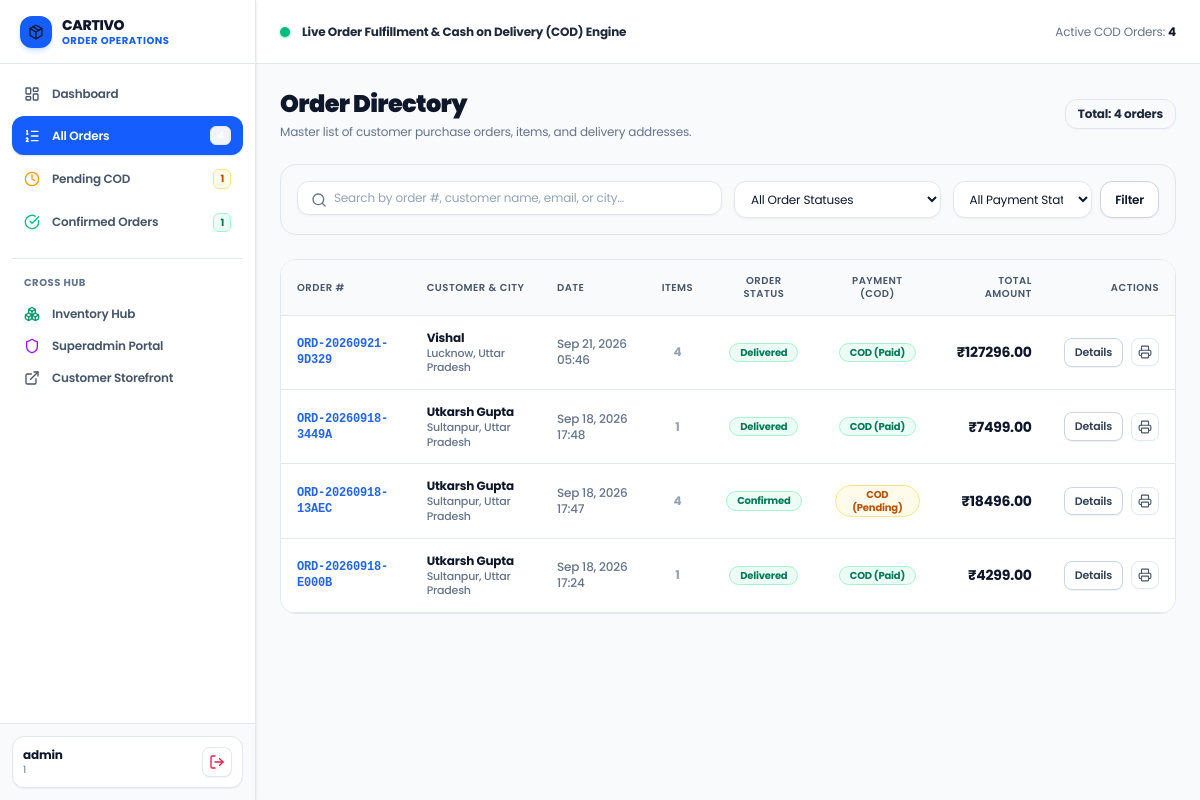
The page /orders/manage/all/ (signed in) on the database as committed earlier.
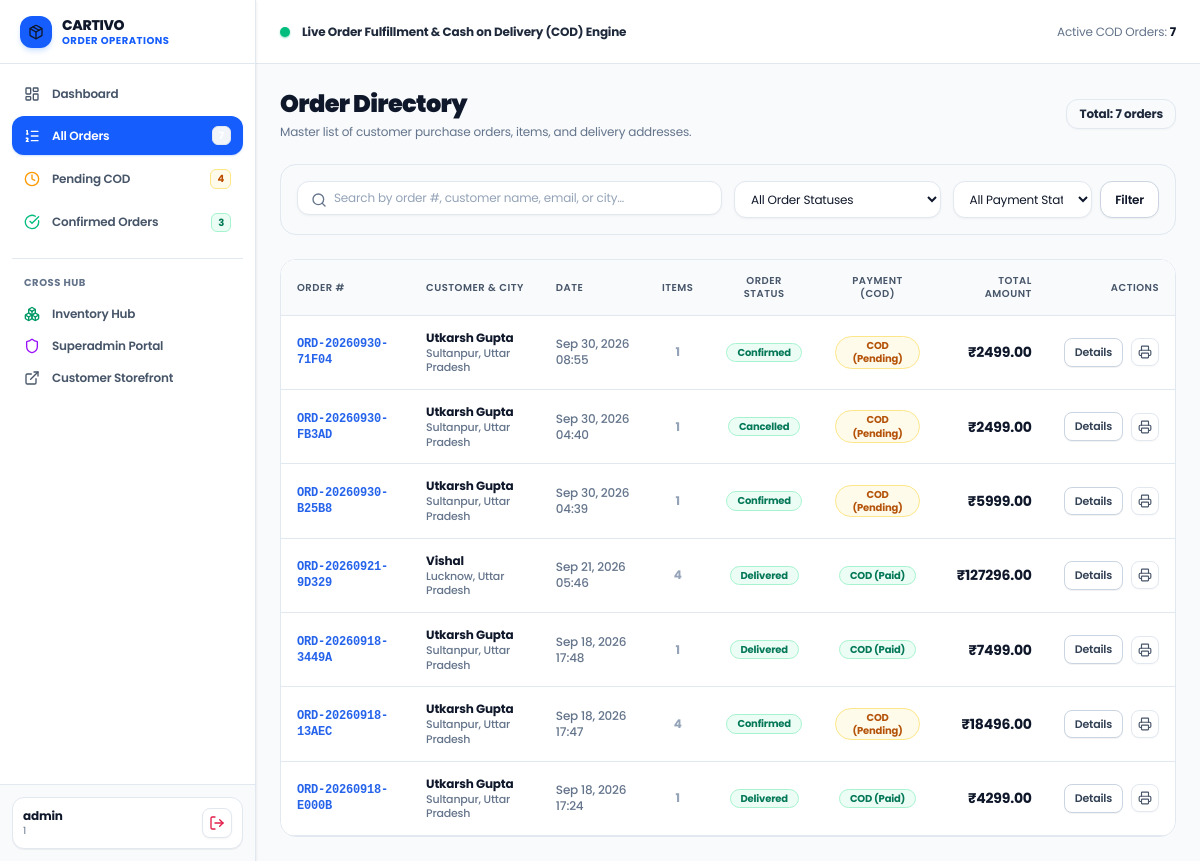
The same page on the database as committed later.
### apps/orders/models.py (models this page shows, shortened)
class Order(models.Model):
    STATUS_CHOICES = [
        ('CONFIRMED', 'Confirmed'),
        ('PROCESSING', 'Processing & Packed'),
        ('READY_TO_PACK', 'Ready to Pack'),
        ('PACKED', 'Packed'),
        ('READY_TO_SHIP', 'Ready to Ship'),
        ('SHIPPED', 'Dispatched / In Transit'),
        ('OUT_FOR_DELIVERY', 'Out for Delivery'),
        ('DELIVERED', 'Delivered'),
        ('FAILED', 'Delivery Failed'),
        ('RETURNED', 'Returned'),
        ('CANCELLED', 'Cancelled'),
    ]
    PAYMENT_METHOD_CHOICES = [
        ('COD', 'Cash on Delivery'),
        ('RAZORPAY', 'Razorpay (Online Payment)'),
        ('UPI', 'Unified Payments Interface (UPI)'),
        ('CARD', 'Credit / Debit Card'),
        ('NET_BANKING', 'Net Banking'),
        ('WALLET', 'Digital Wallet'),
    ]
    PAYMENT_STATUS_CHOICES = [
        ('PENDING', 'Pending'),
        ('PAID', 'Paid'),
        ('FAILED', 'Failed'),
    ]
    order_number = models.CharField(
        max_length=50,
        unique=True,
        db_index=True,
        help_text="Human-readable unique order identifier (e.g. ORD-20260918-00001)"
    )
    user = models.ForeignKey(
        settings.AUTH_USER_MODEL,
        on_delete=models.PROTECT,
        related_name='orders'
    )
    cart = models.ForeignKey(
        'cart.Cart',
        null=True,
        blank=True,
        on_delete=models.SET_NULL,
        related_name='orders',
        help_text="Source shopping cart converted into this order"
    )
    shipping_address = models.ForeignKey(
        'accounts.Address',
        null=True,
        blank=True,
        on_delete=models.SET_NULL,
        related_name='orders_shipped'
    )
    shipping_name = models.CharField(max_length=150)
    shipping_phone = models.CharField(max_length=30, blank=True, default='')
    shipping_street_address = models.CharField(max_length=255)
    shipping_apartment = models.CharField(max_length=100, blank=True, default='')
    shipping_city = models.CharField(max_length=100)
    shipping_state = models.CharField(max_length=100)
    shipping_postal_code = models.CharField(max_length=20)
    shipping_country = models.CharField(max_length=100, default='United States')
    status = models.CharField(
        max_length=30,
        choices=STATUS_CHOICES,
        default='CONFIRMED',
        db_index=True
    )
    payment_method = models.CharField(
        max_length=30,
        choices=PAYMENT_METHOD_CHOICES,
        default='COD',
        db_index=True
    )
    payment_status = models.CharField(
        max_length=30,
        choices=PAYMENT_STATUS_CHOICES,
        default='PENDING',
        db_index=True
    )
    delivery_partner = models.CharField(
        max_length=120,
        blank=True,
        default='Cartivo Express Delivery',
        help_text="Designated logistics carrier"
    )
    tracking_number = models.CharField(
        max_length=80,
        blank=True,
        default='',
        help_text="Courier parcel tracking number"
    )
    tracking_url = models.URLField(
        max_length=500,
        blank=True,
        default='',
        help_text="Public courier parcel tracking link"
    )
    current_location = models.CharField(
        max_length=200,
        blank=True,
        default='',
        help_text="Current physical checkpoint location of the shipment"
    )
    estimated_delivery_date = models.CharField(
        max_length=80,
        blank=True,
        default='',
        help_text="Target delivery window / SLA"
    )
    delivered_at = models.DateTimeField(
        null=True,
        blank=True,
        help_text="Timestamp when order was delivered"
    )
    delivery_attempts = models.PositiveIntegerField(
        default=0,
        help_text="Number of delivery attempts made"
    )
    delivery_failure_reason = models.CharField(
        max_length=255,
        blank=True,
        default='',
        help_text="Internal failure reason if delivery fails"
    )
    cod_received_amount = models.DecimalField(
        max_digits=12,
        decimal_places=2,
        null=True,
        blank=True,
        help_text="Actual cash collected"
    )
    cod_collected_by = models.CharField(
        max_length=150,
        blank=True,
        default='',
        help_text="Staff or courier agent who collected cash"
    )
    internal_notes = models.TextField(
        blank=True,
        default='',
        help_text="Internal operational notes not visible to customer"
    )
    subtotal = models.DecimalField(max_digits=12, decimal_places=2, default=Decimal('0.00'))
    shipping_amount = models.DecimalField(max_digits=10, decimal_places=2, default=Decimal('0.00'))
    discount_amount = models.DecimalField(max_digits=10, decimal_places=2, default=Decimal('0.00'))
    tax_amount = models.DecimalField(max_digits=10, decimal_places=2, default=Decimal('0.00'))
    total_amount = models.DecimalField(max_digits=12, decimal_places=2, default=Decimal('0.00'))
    customer_notes = models.TextField(blank=True, default='')
    created_at = models.DateTimeField(auto_now_add=True, db_index=True)
    updated_at = models.DateTimeField(auto_now=True)
    class Meta:
        verbose_name = 'Order'
        verbose_name_plural = 'Orders'
        ordering = ['-created_at']
    @property
    def total_items_count(self) -> int:
        return sum(item.quantity for item in self.items.all())

class OrderItem(models.Model):
    order = models.ForeignKey(Order, on_delete=models.CASCADE, related_name='items')
    product = models.ForeignKey(
        'catalog.Product',
        null=True,
        blank=True,
        on_delete=models.SET_NULL,
        related_name='order_items'
    )
    variant = models.ForeignKey(
        'catalog.ProductVariant',
        null=True,
        blank=True,
        on_delete=models.SET_NULL,
        related_name='order_items'
    )
    sku = models.CharField(max_length=100, db_index=True)
    product_title = models.CharField(max_length=255)
    variant_name = models.CharField(max_length=200, blank=True, default='')
    unit_price = models.DecimalField(max_digits=10, decimal_places=2)
    quantity = models.PositiveIntegerField(default=1)
    subtotal = models.DecimalField(max_digits=12, decimal_places=2)
    created_at = models.DateTimeField(auto_now_add=True)
    class Meta:
        verbose_name = 'Order Item'
        verbose_name_plural = 'Order Items'
        ordering = ['created_at']

### apps/orders/views.py (the view, shortened to what this page needs)
# urls.py: path('manage/all/', views.orders_management_list_view, name='manage_list'),
def orders_management_list_view(request):
    if not _check_orders_access(request):
        messages.error(request, "Access restricted to Order Management Staff and Super Administrators.")
        return redirect('management:portal')
    context = _get_orders_staff_context(request, active_tab='all_orders')
    queryset = Order.objects.prefetch_related('items').order_by('-created_at')
    q = request.GET.get('q', '').strip()
    selected_status = request.GET.get('status', '').strip()
    if selected_status:
        queryset = queryset.filter(status=selected_status)
    selected_payment_status = request.GET.get('payment_status', '').strip()
    if selected_payment_status:
        queryset = queryset.filter(payment_status=selected_payment_status)
    total_count = queryset.count()
    paginator = Paginator(queryset, 15)
    page_number = request.GET.get('page', 1)
    page_obj = paginator.get_page(page_number)
    context.update({
        'page_obj': page_obj,
        'total_count': total_count,
        'q': q,
        'selected_status': selected_status,
        'selected_payment_status': selected_payment_status,
    })
    return render(request, 'orders/manage/order_list.html', context)

### templates/orders/manage/order_list.html (shortened to what the changed rows need)
{% extends 'orders/manage/orders_base.html' %}
{% block content %}
<div class="space-y-6 max-w-7xl mx-auto">
    <div class="flex flex-col sm:flex-row sm:items-center justify-between gap-4">
        <div>
            <h1 class="text-2xl font-black text-white tracking-tight">Order Directory</h1>
            <p class="text-xs text-slate-400 mt-1">Master list of customer purchase orders, items, and delivery addresses.</p>
        </div>
        <span class="text-xs font-bold text-slate-300 bg-slate-800 px-3 py-1.5 rounded-xl border border-slate-700">
            Total: {{ total_count }} orders
        </span>
    </div>
    <div class="rounded-2xl bg-[#0e1424] border border-slate-800/80 overflow-hidden">
        <div class="overflow-x-auto">
            <table class="w-full text-left text-xs">
                <thead>
                    <tr class="border-b border-slate-800 text-slate-400 font-bold uppercase tracking-wider text-[10px] bg-slate-900/60">
                        <th class="py-3.5 px-4">Order #</th>
                        <th class="py-3.5 px-4">Customer & City</th>
                        <th class="py-3.5 px-4">Date</th>
                        <th class="py-3.5 px-4 text-center">Items</th>
                        <th class="py-3.5 px-4 text-center">Order Status</th>
                        <th class="py-3.5 px-4 text-center">Payment (COD)</th>
                        <th class="py-3.5 px-4 text-right">Total Amount</th>
                        <th class="py-3.5 px-4 text-right">Actions</th>
                    </tr>
                </thead>
                <tbody class="divide-y divide-slate-800/60 font-medium">
                    {% for order in page_obj %}
                    <tr class="hover:bg-slate-900/40 transition-colors">
                        <td class="py-3.5 px-4 font-mono font-bold text-blue-400">
                            <a href="{% url 'orders:manage_detail' order.order_number %}" class="hover:underline">
                                {{ order.order_number }}
                            </a>
                        </td>
                        <td class="py-3.5 px-4">
                            <span class="text-white font-bold block">{{ order.shipping_name }}</span>
                            <span class="text-[11px] text-slate-400 block">{{ order.shipping_city }}, {{ order.shipping_state }}</span>
                        </td>
                        <td class="py-3.5 px-4 text-slate-400">
                            {{ order.created_at|date:"M d, Y H:i" }}
                        </td>
                        <td class="py-3.5 px-4 text-center font-bold text-slate-300">
                            {{ order.total_items_count }}
                        </td>
                        <td class="py-3.5 px-4 text-center">
                            <span class="inline-flex items-center gap-1 font-bold text-emerald-400 bg-emerald-500/10 px-2.5 py-0.5 rounded-full border border-emerald-500/20 text-[10px]">
                                {{ order.get_status_display }}
                            </span>
                        </td>
                        <td class="py-3.5 px-4 text-center">
                            <span class="inline-flex items-center gap-1 font-bold {% if order.payment_status == 'PAID' %}text-emerald-400 bg-emerald-500/10 border-emerald-500/20{% else %}text-amber-400 bg-amber-500/10 border-amber-500/20{% endif %} px-2.5 py-0.5 rounded-full border text-[10px]">
                                COD ({{ order.get_payment_status_display }})
                            </span>
                        </td>
                        <td class="py-3.5 px-4 text-right font-bold text-white text-sm">
                            ₹{{ order.total_amount }}
                        </td>
                        <td class="py-3.5 px-4 text-right">
                            <div class="inline-flex items-center gap-2">
                                <a href="{% url 'orders:manage_detail' order.order_number %}" class="px-2.5 py-1.5 rounded-lg bg-white hover:bg-slate-50 text-slate-700 hover:text-blue-600 border border-slate-300 hover:border-slate-400 transition-colors text-[11px] font-semibold shadow-2xs">
                                    Details
                                </a>
                                <a href="{% url 'orders:order_receipt' order.order_number %}" target="_blank" class="p-1.5 rounded-lg bg-white hover:bg-slate-50 text-slate-500 hover:text-slate-800 border border-slate-200 hover:border-slate-300 transition-colors shadow-2xs" title="Print Receipt">
                                    <i data-lucide="printer" class="w-3.5 h-3.5"></i>
                                </a>
                            </div>
                        </td>
                    </tr>
                    {% empty %}
                    <tr>
                        <td colspan="8" class="py-12 text-center text-slate-500 text-xs">
                            No orders found matching the filter criteria.
                        </td>
                    </tr>
                    {% endfor %}
                </tbody>
            </table>
        </div>
    </div>
</div>
{% endblock %}

### templates/orders/manage/orders_base.html (shortened to what the changed rows need)
{% load static %}
<!DOCTYPE html>
<html lang="en" class="h-full bg-slate-50 text-slate-900 antialiased">
<head>
    <link rel="stylesheet" href="{% static 'css/output.css' %}">
</head>
<body class="h-full flex overflow-hidden bg-slate-50 text-slate-900">
    <aside id="sidebar" class="w-64 bg-white border-r border-slate-200 flex flex-col justify-between shrink-0 z-30 transition-all duration-200 shadow-sm">
        <div>
            <nav class="p-3 space-y-1">
                <a
                    href="{% url 'orders:manage_list' %}?payment_status=PENDING"
                    class="flex items-center justify-between px-3 py-2.5 rounded-xl text-xs font-semibold transition-colors {% if active_tab == 'cod_pending' %}bg-blue-600 text-white{% else %}text-slate-600 hover:text-slate-900 hover:bg-slate-100{% endif %}"
                >
                    <div class="flex items-center gap-3">
                        <i data-lucide="clock" class="w-4 h-4 text-amber-500"></i>
                        <span>Pending COD</span>
                    </div>
                    {% if sidebar_pending_cod_count %}
                    <span class="text-[10px] font-bold px-1.5 py-0.5 rounded-md bg-amber-50 text-amber-700 border border-amber-200">{{ sidebar_pending_cod_count }}</span>
                    {% endif %}
                </a>
                <a
                    href="{% url 'orders:manage_list' %}?status=CONFIRMED"
                    class="flex items-center justify-between px-3 py-2.5 rounded-xl text-xs font-semibold transition-colors {% if active_tab == 'confirmed' %}bg-blue-600 text-white{% else %}text-slate-600 hover:text-slate-900 hover:bg-slate-100{% endif %}"
                >
                    <div class="flex items-center gap-3">
                        <i data-lucide="check-circle" class="w-4 h-4 text-emerald-500"></i>
                        <span>Confirmed Orders</span>
                    </div>
                    {% if sidebar_confirmed_count %}
                    <span class="text-[10px] font-bold px-1.5 py-0.5 rounded-md bg-emerald-50 text-emerald-700 border border-emerald-200">{{ sidebar_confirmed_count }}</span>
                    {% endif %}
                </a>
            </nav>
        </div>
    </aside>
    <div class="flex-1 flex flex-col h-full overflow-hidden min-w-0 bg-slate-50">
        <header class="h-16 px-6 bg-white/95 backdrop-blur-md border-b border-slate-200 flex items-center justify-between shrink-0">
            <div class="flex items-center gap-3 text-xs">
                <span class="text-slate-500">Active COD Orders: <strong class="text-slate-900">{{ sidebar_total_orders|default:0 }}</strong></span>
            </div>
        </header>
        <main class="flex-1 overflow-y-auto p-6">
            {% block content %}{% endblock %}
        </main>
    </div>
</body>
</html>

Rows that differ between the two databases and show on the page:
added Order: order_number "ORD-20260930-71F04", shipping_name "Utkarsh Gupta", shipping_city "Sultanpur", shipping_state "Uttar Pradesh", created_at "Sep 30, 2026 08:55", total_items_count "1", status "Confirmed", payment_status "Pending", total_amount "2499.00"
added Order: order_number "ORD-20260930-FB3AD", shipping_name "Utkarsh Gupta", shipping_city "Sultanpur", shipping_state "Uttar Pradesh", created_at "Sep 30, 2026 04:40", total_items_count "1", status "Cancelled", payment_status "Pending", total_amount "2499.00"
added Order: order_number "ORD-20260930-B25B8", shipping_name "Utkarsh Gupta", shipping_city "Sultanpur", shipping_state "Uttar Pradesh", created_at "Sep 30, 2026 04:39", total_items_count "1", status "Confirmed", payment_status "Pending", total_amount "5999.00"
Other text that changed with them:
{{ sidebar_pending_cod_count }}: "1" → "4"
{{ sidebar_confirmed_count }}: "1" → "3"
{{ sidebar_total_orders|default:0 }}: "4" → "7"
{{ total_count }}: "4" → "7"
